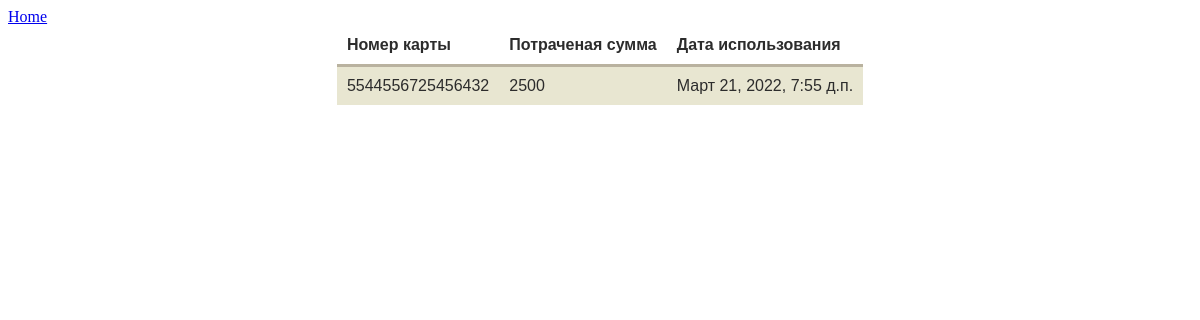
The app's page /Detail/2 with its own data.
### bankcards/models.py (models this page shows, shortened)
class HistoryCard(models.Model):
    Card = models.ForeignKey(CardData,verbose_name="Номер серии",on_delete=models.CASCADE)
    Use_date = models.DateTimeField("Дата покупки",auto_now_add=True)
    Summ = models.IntegerField("Сумма покупки",default=0)
    class Meta:
        verbose_name = "История карты"
        verbose_name_plural = "Истории карты"

class CardData(models.Model):
    status_choices = [
        ("не активирована", 'не активирована'),
        ("активирована", 'активирована'),
        ("просрочена", 'просрочена'),
    ]
    Series = models.ForeignKey(SeriesCard,verbose_name="Серия карты",on_delete=models.CASCADE)
    Numbers = models.BigIntegerField("Номер карты",default = 0,unique=True)
    Relase_date = models.DateTimeField("Дата выпуска карты",auto_now_add=True)
    End_date = models.DateTimeField("Дата окончания активности карты",blank = True,null=True)
    Use_date = models.DateTimeField("Дата использования",blank = True,null=True)
    Summ = models.IntegerField("Сумма",default=0)
    Status = models.CharField("Статус карты",max_length=100,choices=status_choices,default="не активирована")
    class Meta:
        verbose_name = "Карта"
        verbose_name_plural = "Карты"

### bankcards/views.py (the view)
# urls.py: path("Detail/<int:pk>",CardDetailView.as_view(),name="detail"),
class CardDetailView(DetailView):
    model = CardData
    template_name = 'bankcards/detail.html'
    context_object_name = "card"

### bankcards/templates/bankcards/detail.html (shortened to what this page needs)
<!DOCTYPE html>
{% load static %}
<html lang="en">
<head>
    <link rel="stylesheet" href="{% static 'bankcards/css/index.css' %}">
</head>
<body>
    <a href="{% url 'home' %}">Home</a>
    <table>
        <tr>
            <th>Номер карты</th>
            <th>Потраченая сумма</th>
            <th>Дата использования</th>
        </tr>
        {% for i in card.historycard_set.all%}
        <tr>
            <td>{{i.Card.Numbers}}</td>
            <td>{{i.Summ}}</td>
            <td>{{i.Use_date}}</td>
        </tr>
        {%endfor %}
    </table>
</body>
</html>

### static/bankcards/css/index.css (style rules this page uses)
table { font-family: "Lucida Sans Unicode", "Lucida Grande", Sans-Serif; border-collapse: collapse; color: #2c2c2c; margin: auto }
th { border-bottom: 3px solid #B9B29F; padding: 10px; text-align: left; }
td { padding: 10px; }
tr:nth-child(odd) { background: white; }
tr:nth-child(even) { background: #E8E6D1; }

### records on screen
HistoryCard: Card.Numbers "5544556725456432", Summ "2500", Use_date "Март 21, 2022, 7:55 д.п."
